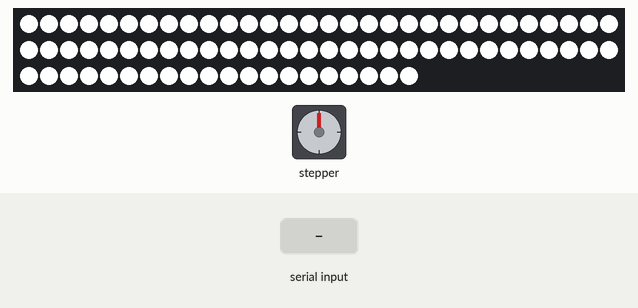
This sketch was run on a simulated Arduino Uno, built with avr-gcc and run on an emulated ATmega328P. On the bench: 80 RGB LEDs in strip order, left to right, continuing on the next row, stepper motor. The test bench sets the inputs (shaded band). Stepper angles assume 2048 steps per turn; what the sketch prints to the serial monitor is not drawn.

Above: at 1.4 s.
1.5 s: "C" received over Serial
Timing chart, 0 to 16.7 s (numbered marks = the images above; inputs shaded):
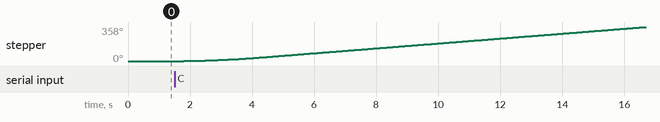

The sketch:

SerialTegel.ino
```cpp
// Include the AccelStepper Library
#include <AccelStepper.h>
#include <FastLED.h>

#define LED_PIN     7
#define NUM_LEDS    80

CRGB leds[NUM_LEDS];
String inputString = "";         // a string to hold incoming data
boolean stringComplete = false;

// Define step constant
#define FULLSTEP 4

// Creates an instance
// Pins entered in sequence IN1-IN3-IN2-IN4 for proper step sequence
AccelStepper myStepper(FULLSTEP, 11, 9, 10, 8);

void setup() {
  Serial.begin(9600);
  inputString.reserve(200);

  FastLED.addLeds<WS2812, LED_PIN, GRB>(leds, NUM_LEDS);

  // set the maximum speed, acceleration factor,
  // initial speed and the target position
  myStepper.setMaxSpeed(150.0);
  myStepper.setAcceleration(50.0);
  myStepper.setSpeed(150);
  //myStepper.moveTo(4576);
  myStepper.setCurrentPosition(0);

  for (int i = 0; i < NUM_LEDS; i++) {

    leds[i] = CRGB(255, 255, 255);
    //leds[i] = CRGB(random(0, 255),random(0, 255),random(0, 255));
    FastLED.show();
  }

}

void loop() {
  if (myStepper.isRunning()) {
    myStepper.run();
  }
}


void serialEvent() {
  while (Serial.available()) {
    //    // get the new byte:
    byte s = Serial.read();
    Serial.println(s);
    if (s == 67 ) {
      myStepper.moveTo(4576);
      // myStepper.moveTo(4576);
    } else if (s == 66) {
      myStepper.moveTo(0);
    }
    else if(s == 65){
      myStepper.stop();
      }
  }

}
```

Measured:
- after the input at 1.5 s, stepper: keeps turning clockwise at about 24°/s, starting after 0.29 s
